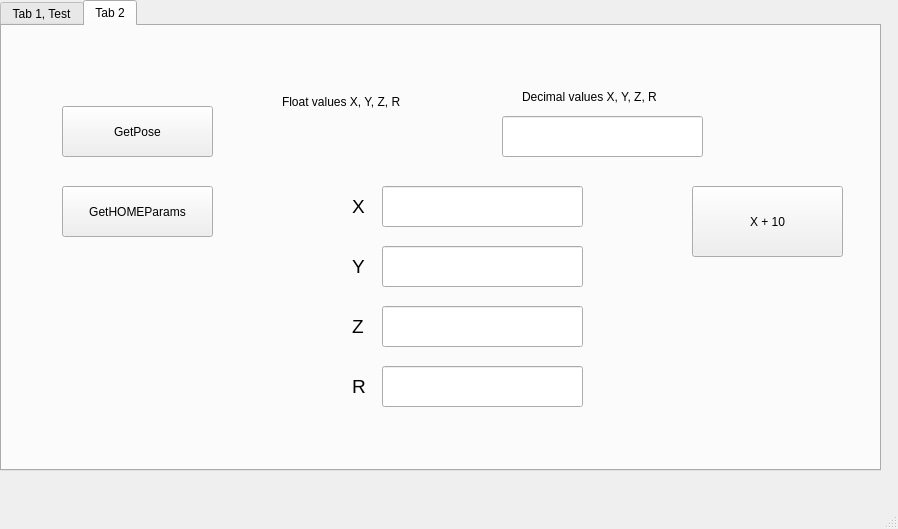
<?xml version="1.0" encoding="UTF-8"?>
<ui version="4.0">
 <class>MainWindow</class>
 <widget class="QMainWindow" name="MainWindow">
  <property name="geometry">
   <rect>
    <x>0</x>
    <y>0</y>
    <width>898</width>
    <height>529</height>
   </rect>
  </property>
  <property name="windowTitle">
   <string>MainWindow</string>
  </property>
  <widget class="QWidget" name="centralwidget">
   <widget class="QTabWidget" name="myTabWidget">
    <property name="geometry">
     <rect>
      <x>0</x>
      <y>0</y>
      <width>881</width>
      <height>471</height>
     </rect>
    </property>
    <property name="currentIndex">
     <number>1</number>
    </property>
    <property name="movable">
     <bool>false</bool>
    </property>
    <widget class="QWidget" name="tab_01">
     <attribute name="title">
      <string>Tab 1, Test</string>
     </attribute>
     <widget class="QPushButton" name="homePushButton">
      <property name="geometry">
       <rect>
        <x>40</x>
        <y>100</y>
        <width>89</width>
        <height>25</height>
       </rect>
      </property>
      <property name="text">
       <string>HOME</string>
      </property>
     </widget>
     <widget class="QPushButton" name="SetNameButton">
      <property name="geometry">
       <rect>
        <x>40</x>
        <y>160</y>
        <width>221</width>
        <height>31</height>
       </rect>
      </property>
      <property name="text">
       <string>Set Device Name</string>
      </property>
     </widget>
     <widget class="QPushButton" name="GetPoseButton">
      <property name="geometry">
       <rect>
        <x>40</x>
        <y>220</y>
        <width>111</width>
        <height>71</height>
       </rect>
      </property>
      <property name="text">
       <string>Get Pose</string>
      </property>
     </widget>
     <widget class="QPushButton" name="ReadDevNameButton">
      <property name="geometry">
       <rect>
        <x>350</x>
        <y>160</y>
        <width>181</width>
        <height>31</height>
       </rect>
      </property>
      <property name="text">
       <string>Read Device Name</string>
      </property>
     </widget>
     <widget class="QPushButton" name="SpecPoseButton">
      <property name="geometry">
       <rect>
        <x>270</x>
        <y>90</y>
        <width>111</width>
        <height>51</height>
       </rect>
      </property>
      <property name="text">
       <string>Spec</string>
      </property>
     </widget>
     <widget class="QPushButton" name="ToHOMeButton">
      <property name="geometry">
       <rect>
        <x>410</x>
        <y>90</y>
        <width>111</width>
        <height>51</height>
       </rect>
      </property>
      <property name="text">
       <string>ToHOME</string>
      </property>
     </widget>
    </widget>
    <widget class="QWidget" name="tab_02">
     <attribute name="title">
      <string>Tab 2</string>
     </attribute>
     <widget class="QPushButton" name="GetPoseButton_2">
      <property name="geometry">
       <rect>
        <x>60</x>
        <y>80</y>
        <width>151</width>
        <height>51</height>
       </rect>
      </property>
      <property name="text">
       <string>GetPose</string>
      </property>
     </widget>
     <widget class="QLineEdit" name="FloatXYZRlineEdit">
      <property name="geometry">
       <rect>
        <x>380</x>
        <y>160</y>
        <width>201</width>
        <height>41</height>
       </rect>
      </property>
     </widget>
     <widget class="QLabel" name="FloatXYZRlabel">
      <property name="geometry">
       <rect>
        <x>280</x>
        <y>60</y>
        <width>151</width>
        <height>31</height>
       </rect>
      </property>
      <property name="text">
       <string>Float values X, Y, Z, R</string>
      </property>
     </widget>
     <widget class="QLineEdit" name="DecimalXYZRlineEdit">
      <property name="geometry">
       <rect>
        <x>500</x>
        <y>90</y>
        <width>201</width>
        <height>41</height>
       </rect>
      </property>
     </widget>
     <widget class="QLabel" name="DecimalXYZRlabel">
      <property name="geometry">
       <rect>
        <x>520</x>
        <y>60</y>
        <width>191</width>
        <height>21</height>
       </rect>
      </property>
      <property name="text">
       <string>Decimal values X, Y, Z, R</string>
      </property>
     </widget>
     <widget class="QLineEdit" name="FloatXYZRlineEdit_Y">
      <property name="geometry">
       <rect>
        <x>380</x>
        <y>220</y>
        <width>201</width>
        <height>41</height>
       </rect>
      </property>
     </widget>
     <widget class="QLabel" name="label">
      <property name="geometry">
       <rect>
        <x>350</x>
        <y>170</y>
        <width>16</width>
        <height>20</height>
       </rect>
      </property>
      <property name="font">
       <font>
        <pointsize>14</pointsize>
       </font>
      </property>
      <property name="text">
       <string>X</string>
      </property>
     </widget>
     <widget class="QLabel" name="label_2">
      <property name="geometry">
       <rect>
        <x>350</x>
        <y>230</y>
        <width>16</width>
        <height>20</height>
       </rect>
      </property>
      <property name="font">
       <font>
        <pointsize>14</pointsize>
       </font>
      </property>
      <property name="text">
       <string>Y</string>
      </property>
     </widget>
     <widget class="QLineEdit" name="FloatXYZRlineEdit_Z">
      <property name="geometry">
       <rect>
        <x>380</x>
        <y>280</y>
        <width>201</width>
        <height>41</height>
       </rect>
      </property>
     </widget>
     <widget class="QLabel" name="label_3">
      <property name="geometry">
       <rect>
        <x>350</x>
        <y>290</y>
        <width>16</width>
        <height>20</height>
       </rect>
      </property>
      <property name="font">
       <font>
        <pointsize>14</pointsize>
       </font>
      </property>
      <property name="text">
       <string>Z</string>
      </property>
     </widget>
     <widget class="QLineEdit" name="FloatXYZRlineEdit_R">
      <property name="geometry">
       <rect>
        <x>380</x>
        <y>340</y>
        <width>201</width>
        <height>41</height>
       </rect>
      </property>
     </widget>
     <widget class="QLabel" name="label_4">
      <property name="geometry">
       <rect>
        <x>350</x>
        <y>350</y>
        <width>16</width>
        <height>20</height>
       </rect>
      </property>
      <property name="font">
       <font>
        <pointsize>14</pointsize>
       </font>
      </property>
      <property name="text">
       <string>R</string>
      </property>
     </widget>
     <widget class="QPushButton" name="GetHOMeParamsButton">
      <property name="geometry">
       <rect>
        <x>60</x>
        <y>160</y>
        <width>151</width>
        <height>51</height>
       </rect>
      </property>
      <property name="text">
       <string>GetHOMEParams</string>
      </property>
     </widget>
     <widget class="QPushButton" name="XAdd10Button">
      <property name="geometry">
       <rect>
        <x>690</x>
        <y>160</y>
        <width>151</width>
        <height>71</height>
       </rect>
      </property>
      <property name="text">
       <string>X + 10</string>
      </property>
     </widget>
    </widget>
   </widget>
  </widget>
  <widget class="QMenuBar" name="menubar">
   <property name="geometry">
    <rect>
     <x>0</x>
     <y>0</y>
     <width>898</width>
     <height>22</height>
    </rect>
   </property>
  </widget>
  <widget class="QStatusBar" name="statusbar"/>
 </widget>
 <resources/>
 <connections/>
</ui>
